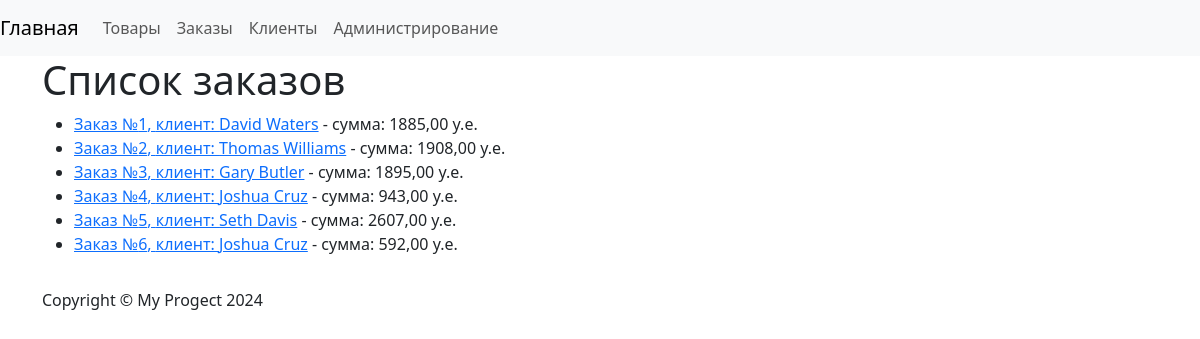
The app's page /orders/list/ with its own data.
### orders/models.py (models this page shows, shortened)
class Order(models.Model):
    customer = models.ForeignKey(Customer, on_delete=models.CASCADE, verbose_name='Клиент')
    products = models.ManyToManyField(Product, verbose_name='Товары')
    total_amount = models.DecimalField(default=0.01, max_digits=10, decimal_places=2, verbose_name='Сумма заказа')
    order_date = models.DateField(auto_now_add=True, verbose_name='Дата заказа')
    class Meta:
        verbose_name = 'Заказ'
        verbose_name_plural = 'Заказы'

### customers/models.py (models this page shows)
class Customer(models.Model):
    name = models.CharField(max_length=255, verbose_name='Имя клиента')
    email = models.EmailField(verbose_name='Почтовый адрес')
    phone_number = models.CharField(max_length=15, verbose_name='Номер телефона')
    address = models.TextField(verbose_name='Адрес')
    registration_date = models.DateField(auto_now_add=True, verbose_name='Дата регистрации')
    def __str__(self):
        return self.name
    class Meta:
        verbose_name = 'Клиент'
        verbose_name_plural = 'Клиенты'

### orders/views.py (the view)
# urls.py: path('list/', fetch_order_list, name='order_list'),
def fetch_order_list(request):
    orders = Order.objects.all()
    return render(request, 'orders/order_list.html', {'orders': orders})

### orders/templates/orders/order_list.html (shortened to what this page needs)
{% extends 'base.html' %}
{% block content %}
    <h1>Список заказов</h1>
    <ul>
        {% for order in orders %}
        <li><a href="{% url 'order_view' order.id %}">Заказ №{{ order.id }}, </a>
            <a href="{% url 'customer_orders' order.customer.id %}">клиент: {{ order.customer }}</a>
             - сумма: {{ order.total_amount }} у.е.
        </li>
        {% empty %}
        <li>Список заказов пуст</li>
        {% endfor %}
    </ul>
{% endblock %}

### records on screen
Order: id "1", customer "David Waters", total_amount "1885,00"
Order: id "2", customer "Thomas Williams", total_amount "1908,00"
Order: id "3", customer "Gary Butler", total_amount "1895,00"
Order: id "4", customer "Joshua Cruz", total_amount "943,00"
Order: id "5", customer "Seth Davis", total_amount "2607,00"
Order: id "6", customer "Joshua Cruz", total_amount "592,00"
